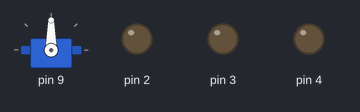
Bench run of a sketch on a simulated Arduino Uno, built with avr-gcc and run on an emulated ATmega328P. On the bench: servo, output pins drawn as LEDs (lit = HIGH).

Above: at 0.05 s.
At 1.15 s:
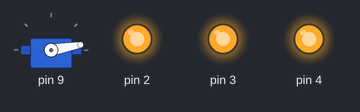
At 1.95 s:
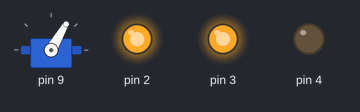
At 3.85 s:
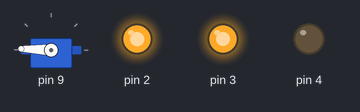
At 5.75 s:
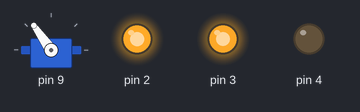
At 7.7 s:
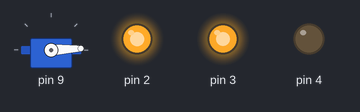
Timing chart, 0 to 10.0 s (numbered marks = the images above):
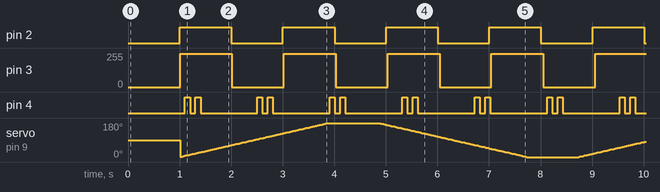

The sketch:

MultiLedServo.ino
```cpp
#include "MultiLed.h"
#include "MultiServo.h"

Flash Red(2, 1000, 1000);
Smooth Green(3, 500, 500, 1, 1);
FlashCount Yellow(4, 1000, 100, 100, 2);
Sweep SG90(9, 1000, 1000, 15, 1);

void setup() {
  SG90.begin();
}

void loop() {
  // don't put the delay function in the loop
  Red.Update();
  Green.Update();
  Yellow.Update();
  SG90.Update();
}
```

MultiLed.h
```cpp
#ifndef MULTI_LED_H
#define MULTI_LED_H

class Flash
{
  public:
  Flash(int pin, int on, int off)
  {
    ledPin = pin;
    onTime = on;
    offTime = off;
    pinMode(ledPin, OUTPUT);
  }

  void Update()
  {
    currentMillis = millis();
    if(ledState == HIGH && currentMillis - previousMillis > onTime)
    {
      ledState = LOW;
      previousMillis = currentMillis;
      digitalWrite(ledPin, ledState);
    }
    else if(ledState == LOW && currentMillis - previousMillis > offTime)
    {
      ledState = HIGH;
      previousMillis = currentMillis;
      digitalWrite(ledPin, ledState);
    }
  }

  private:
  bool ledState = 0;
  int onTime = 0, offTime = 0, ledPin = 0;
  unsigned long currentMillis = 0, previousMillis = 0;
};

class FlashCount
{
  public:
  FlashCount(int pin, int cycle, int on, int off, int count)
  {
    ledPin = pin;
    ledCycle = cycle;
    onTime = on;
    offTime = off;
    ledSetCount = count;
    pinMode(ledPin, OUTPUT);
  }

  void Update()
  {
    currentMillis = millis();
    if(cycleState == LOW && currentMillis - previousMillis > ledCycle)
    {
      previousMillis = currentMillis;
      cycleState = HIGH;
    }
    else if(cycleState)
    {
      if(ledState == HIGH && currentMillis - previousMillis > onTime)
      {
        ledCount++;
        ledState = LOW;
        previousMillis = currentMillis;
        digitalWrite(ledPin, ledState);
        if(ledCount >= ledSetCount)
        {
          cycleState = ledState = ledCount = 0;
        }
      }
      else if(ledState == LOW && currentMillis - previousMillis > offTime)
      {
        ledState = HIGH;
        previousMillis = currentMillis;
        digitalWrite(ledPin, ledState);
      }
    }
  }

  private:
  bool ledState = 0, cycleState = 0;
  unsigned long currentMillis = 0, previousMillis = 0;
  int onTime = 0, offTime = 0, ledPin = 0, ledCount = 0, ledSetCount = 0, ledCycle = 0;
};

class Smooth
{
  public:
  Smooth(int pin, int on, int off, int con, int val)
  {
    ledPin = pin;
    onTime = on;
    offTime = off;
    conTime = con;
    ledControl = val;
    pinMode(ledPin, OUTPUT);
  }

  void SetRange(int smin, int smax)
  {
    ledMin = smin;
    ledMax = smax;
  }

  void Update()
  {
    currentMillis = millis();
    if(ledState < ledMax && ledState > ledMin && currentMillis - previousMillis > conTime)
    {
      previousMillis = currentMillis;
      ledState += ledControl * dir;
      if(ledState > ledMax) ledState = ledMax;
      else if(ledState < ledMin) ledState = ledMin;
      analogWrite(ledPin, ledState);
    }
    else if(ledState >= ledMax && currentMillis - previousMillis > onTime)
    {
      previousMillis = currentMillis;
      dir = -1;
      ledState += ledControl * dir;
      if(ledState > ledMax) ledState = ledMax;
      else if(ledState < ledMin) ledState = ledMin;
      analogWrite(ledPin, ledState);
    }
    else if(ledState <= ledMin && currentMillis - previousMillis > offTime)
    {
      previousMillis = currentMillis;
      dir = 1;
      ledState += ledControl * dir;
      if(ledState > ledMax) ledState = ledMax;
      else if(ledState < ledMin) ledState = ledMin;
      analogWrite(ledPin, ledState);
    }
  }

  private:
  int onTime = 0, offTime = 0, conTime = 0, dir = 1;
  int ledPin = 0, ledState = 0, ledControl = 0, ledMin = 0, ledMax = 250;
  unsigned long currentMillis = 0, previousMillis = 0;
};

#endif
```

MultiServo.h
```cpp
#ifndef MULTI_SERVO_H
#define MULTI_SERVO_H
#include <Servo.h>

class Sweep : public Servo
{
  public:
  Sweep(int pin, int min_time, int max_time, int con, int val)
  {
    servoPin = pin;
    minTime = min_time;
    maxTime = max_time;
    conTime = con;
    servoControl = val;
  }

  void begin()
  {
    attach(servoPin);
  }

  void SetRange(int smin, int smax)
  {
    servoMin = smin;
    servoMax = smax;
  }

  void Update()
  {
    currentMillis = millis();
    if(servoState < servoMax && servoState > servoMin && currentMillis - previousMillis > conTime)
    {
      previousMillis = currentMillis;
      servoState += servoControl * dir;
      if(servoState > servoMax) servoState = servoMax;
      else if(servoState < servoMin) servoState = servoMin;
      write(servoState);
    }
    else if(servoState >= servoMax && currentMillis - previousMillis > minTime)
    {
      previousMillis = currentMillis;
      dir = -1;
      servoState += servoControl * dir;
      if(servoState > servoMax) servoState = servoMax;
      else if(servoState < servoMin) servoState = servoMin;
      write(servoState);
    }
    else if(servoState <= servoMin && currentMillis - previousMillis > maxTime)
    {
      previousMillis = currentMillis;
      dir = 1;
      servoState += servoControl * dir;
      if(servoState > servoMax) servoState = servoMax;
      else if(servoState < servoMin) servoState = servoMin;
      write(servoState);
    }
  }
  private:
  int minTime = 0, maxTime = 0, conTime = 0, dir = 1;
  int servoPin = 0, servoState = 0, servoControl = 0, servoMin = 0, servoMax = 180;
  unsigned long currentMillis = 0, previousMillis = 0;
};

#endif
```

Measured:
- by itself, pin 2: alternates HIGH for 1.0 s and LOW for 1.0 s
- by itself, pin 3: alternates 250/255 for 1.0 s and 0/255 for 1.0 s
- by itself, pin 4: repeats every 1.4 s: LOW 0.10 s, HIGH 0.10 s, LOW 1.1 s, HIGH 0.10 s
